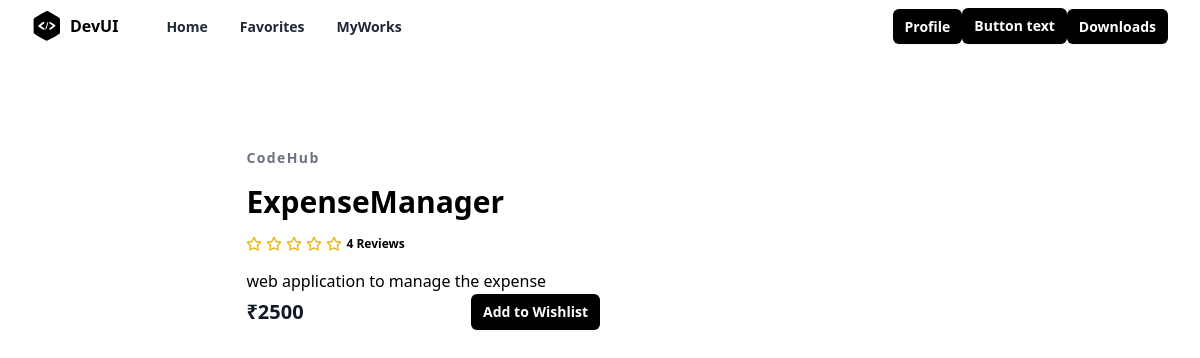
Page /project/1/details/ on the committed database.
### store/models.py (models this page shows, shortened)
class Project(models.Model):
    title=models.CharField(max_length=200)
    description=models.TextField()
    tag_objects=models.ManyToManyField(Tag)
    owner=models.ForeignKey(User,on_delete=models.CASCADE,related_name="projects")
    thumbnail=EmbedVideoField()
    price=models.PositiveIntegerField()
    files=models.FileField(upload_to="projects",null=True)
    created_date=models.DateTimeField(auto_now_add=True)
    updated_date=models.DateTimeField(auto_now=True)
    is_active=models.BooleanField(default=True)

### store/views.py (the view)
# urls.py: path("project/<int:pk>/details/",views.ProjectDetailView.as_view(),name="project-details"),
class ProjectDetailView(DetailView):
    template_name="store/project_detail.html"
    context_object_name="project"
    model=Project

### store/templates/store/project_detail.html (shortened to what this page needs)
{% extends "store/base.html" %}
{%load embed_video_tags%}
{%block main_block%}
<section class="overflow-hidden">
    <div class="mx-auto max-w-5xl px-5 py-24">
      <div class="mx-auto flex flex-wrap items-center lg:w-4/5">
        <div class="mt-6 w-full lg:mt-0 lg:w-1/2 lg:pl-10">
          <h2 class="text-sm font-semibold tracking-widest text-gray-500">
            CodeHub
          </h2>
          <h1 class="my-4 text-3xl font-semibold text-black">{{project.title}}</h1>
          <div class="my-4 flex items-center">
            <span class="flex items-center space-x-1">
              <span class="ml-3 inline-block text-xs font-semibold">
                4 Reviews
              </span>
            </span>
          </div>
          <p class="leading-relaxed">
            {{project.description}}
          </p>
          <div class="flex items-center justify-between">
            <span class="title-font text-xl font-bold text-gray-900">
              ₹{{project.price}}
            </span>
            <a
              href="{%url 'add-wishlist' project.id%}"
              type="button"
              class="rounded-md bg-black px-3 py-2 text-sm font-semibold text-white shadow-sm hover:bg-black/80 focus-visible:outline focus-visible:outline-2 focus-visible:outline-offset-2 focus-visible:outline-black"
            >
              Add to Wishlist
            </a>
          </div>
        </div>
      </div>
    </div>
  </section>
{% endblock %}

### rows in the picture
Project: title "ExpenseManager", description "web application to manage the expense", price "2500"
